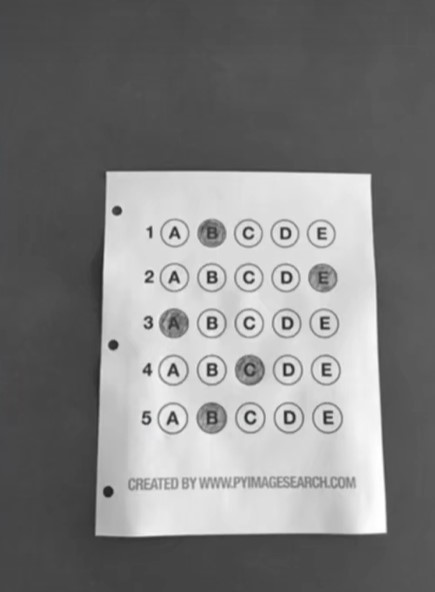
#> input picture pythonProject1/Answer_sheet_scanning/images/paper.jpg, 435 x 592 px
$ python main.py
#> lines starting #> are read from the running program, lines starting #| are printed output that depends on the picture; after the words box and inside, x2 and y2 are one past the last pixel; in counts of white or black regions, pixels touching at a corner belong together
### pythonProject1/Answer_sheet_scanning/code/function.py
import cv2
import numpy as np


def cv_show(img, name=' '):
    cv2.imshow(name, img)
    cv2.waitKey(0)
    cv2.destroyAllWindows()


# [12 lines left out: function sort_contours, not called in this run]

### pythonProject1/Answer_sheet_scanning/code/main.py
import cv2
import numpy as np
import function as f

question_num = 5
option_num = 5
correct_ans = [2, 5, 1, 3, 4]
input_ans = []
score = 0

img = cv2.imread('../images/paper.jpg')
#> img is the input picture: shape (592, 435, 3); mean B, G, R 128.1, 128.1, 128.1
# 灰度化
gray = cv2.cvtColor(img, cv2.COLOR_BGR2GRAY)
f.cv_show(gray)
# 边缘检测
canny = cv2.Canny(gray, 50, 150)
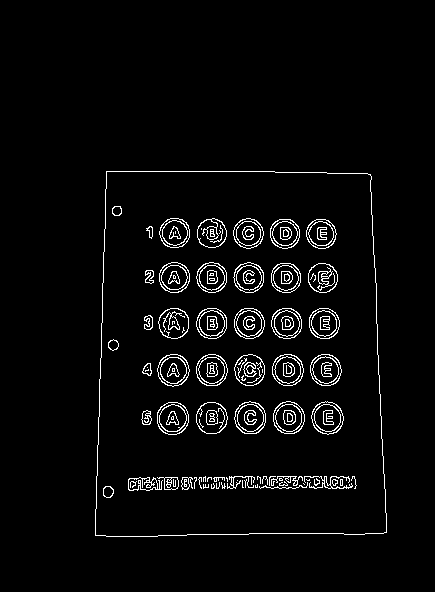
#> canny: shape (592, 435); 3.6% white in thin lines or dots, all inside (x1, y1, x2, y2) = (95, 171, 387, 537)
f.cv_show(canny)
# 轮廓检测
contours, hierarchy = cv2.findContours(canny, cv2.RETR_EXTERNAL, cv2.CHAIN_APPROX_SIMPLE)
#> contours = 1 contour; box (x1, y1, x2, y2) and area: (95, 171, 387, 537) 100606
contours = sorted(contours, key=cv2.contourArea, reverse=True)
# 轮廓近似
arclength = cv2.arcLength(contours[0], True)
#> arclength = 1293.2
approx = cv2.approxPolyDP(contours[0], 0.01 * arclength, True)
#> approx = [[106, 171], [95, 535], [386, 532], [370, 174]]
img_contours = cv2.drawContours(img.copy(), [approx], -1, (0, 0, 255), 2)
f.cv_show(img_contours)
# 透视变换
pts1 = np.float32(approx)
#> pts1 = [[106, 171], [95, 535], [386, 532], [370, 174]]
pts2 = np.float32([[0, 0], [0, img.shape[0]], [img.shape[1], img.shape[0]], [img.shape[1], 0]])
#> pts2 = [[0, 0], [0, 592], [435, 592], [435, 0]]
M = cv2.getPerspectiveTransform(pts1, pts2)
#> M = [[1.69, 0.0511, -188], [-0.0213, 1.87, -317.8], [-6.55e-05, 0.000294, 1]]
img_warped = cv2.warpPerspective(img, M, (img.shape[1], img.shape[0]))
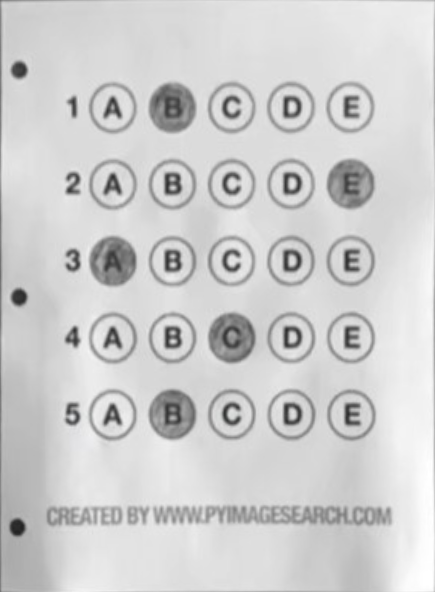
#> img_warped: shape (592, 435, 3); mean B, G, R 206.3, 206.3, 206.3
f.cv_show(img_warped)

# 灰度化 & 二值化
img_warped_gray = cv2.cvtColor(img_warped, cv2.COLOR_BGR2GRAY)
img_warped_thresh = cv2.threshold(img_warped_gray, 0, 255, cv2.THRESH_BINARY | cv2.THRESH_OTSU)[1]
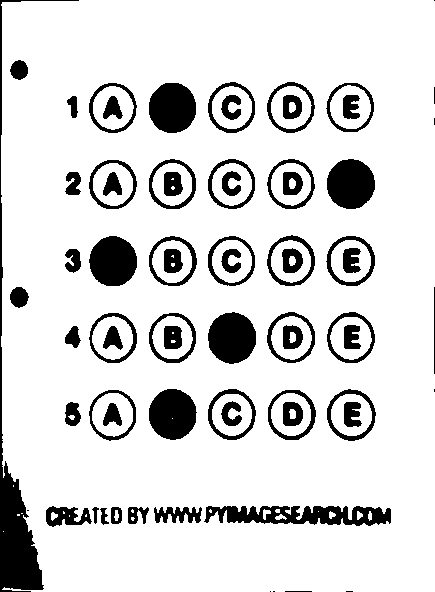
#> img_warped_thresh: shape (592, 435); 85.6% white; 70 black regions (8 under 20 px), largest, box (x1, y1, x2, y2) and area: (0, 0, 79, 592) 4552, (204, 506, 391, 526) 2457, (208, 312, 256, 364) 1938
f.cv_show(img_warped_thresh)
# 边缘检测
img_warped_canny = cv2.Canny(img_warped_thresh, 50, 150)
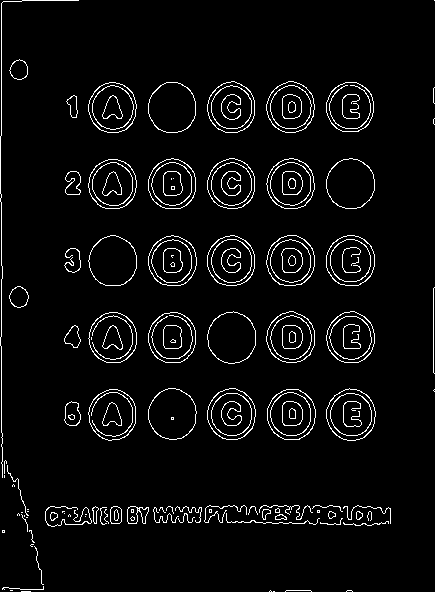
#> img_warped_canny: shape (592, 435); 4.5% white in thin lines or dots
f.cv_show(img_warped_canny)
# 轮廓检测
contours, hierarchy = cv2.findContours(img_warped_canny, cv2.RETR_EXTERNAL, cv2.CHAIN_APPROX_SIMPLE)
#> contours = 94 contours, 55 with area under 20; largest, box (x1, y1, x2, y2) and area: (326, 388, 376, 441) 1964, (207, 311, 256, 364) 1946, (326, 235, 375, 286) 1932, (267, 389, 316, 440) 1928, (326, 311, 375, 363) 1921
# 轮廓筛选
cnts = []
for cnt in contours:
    area = cv2.contourArea(cnt)
    if 1800 < area <= 2000:  # 根据实际情况确定筛选条件
        cnts.append(cnt)
#> this loop made 94 passes
#> area on passes 17, 25, 28, 29, 34, 45, 46, 47, 57, 59, 60, 61: 40.5, 42.5, 38.5, 35, 47.5, 246.5, 174, 56, 301.5, 1928, 1886, 1963.5
#> after the loop, cnts = 25 contours; largest, box (x1, y1, x2, y2) and area: (326, 388, 376, 441) 1964, (207, 311, 256, 364) 1946, (326, 235, 375, 286) 1932, (267, 389, 316, 440) 1928, (326, 311, 375, 363) 1921
img_warped_contours = cv2.drawContours(img_warped.copy(), cnts, -1, (0, 0, 255), 2)
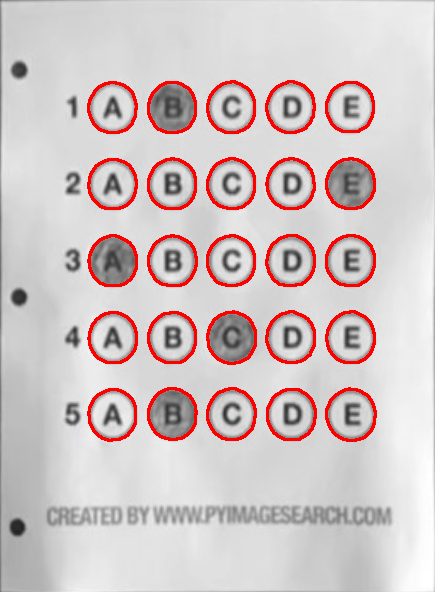
#> img_warped_contours: shape (592, 435, 3); mean B, G, R 196.9, 196.9, 210.1
f.cv_show(img_warped_contours)
cnts = f.sort_contours(cnts, 'top-to-bottom')[0]
# 判断
img_output = img_warped.copy()
for i in range(question_num):
    cnt = cnts[option_num*i:option_num*i+option_num]
    cnt = f.sort_contours(cnt, 'left-to-right')[0]
    img_output = cv2.drawContours(img_output, cnt, correct_ans[i] - 1, (0, 0, 255), 2)
    for j in range(option_num):
        mask = np.zeros(img_warped_thresh.shape, dtype='uint8')
        mask = cv2.drawContours(mask, cnt, j, (255, 255, 255), -1)  # -1表示填充
        mask = cv2.bitwise_and(img_warped_thresh, img_warped_thresh, mask=mask)
        total = cv2.countNonZero(mask)
        # f.cv_show(mask)
        if total < 1000:
            input_ans.append(j+1)
# 计算分数，输出结果
for i in range(question_num):
    if input_ans[i] == correct_ans[i]:
        score += 1
score = 100 * float(score) / question_num
img_output = cv2.putText(img_output, str(score), (10, 50), cv2.FONT_HERSHEY_SIMPLEX, 1, (0, 0, 255), 2)
f.cv_show(img_output)
